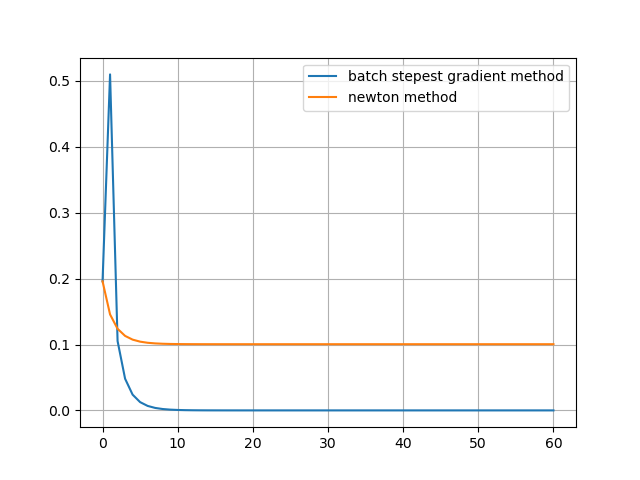

Source code (Python):
import re
import numpy as np
from numpy import random
import dataset
import matplotlib.pyplot as plt


def J(xs,ys,w,lam):
    xs = xs.reshape(200,4)
    ans = 0
    for x,y in zip(xs,ys):
        ans += sum(1+np.exp(-y*np.dot(w,x)))
    for i in w:
        ans += lam * np.dot(i.T,i)
    return ans / ys.size

def grad(xs,ys,w,lam):
    ys = ys.reshape(200,1)
    w = w.reshape(4,1)
    ans = np.zeros(w.shape)
    for x,y in zip(xs,ys):
        tmp = np.exp(-y* np.dot(w.T,x))
        ans += tmp / (1 + tmp) * (-y * x)
    ans += 2 * lam * w
    return ans / ys.size

def Hessian(xs,ys,w,lam):
    ans = np.zeros((w.shape[0],w.shape[0]))
    for x,y in zip(xs,ys):
        tmp = np.exp(-y* np.dot(w.T,x))
        ans += tmp / ((1+tmp)*(1+tmp)) * np.dot(x,x.T)
    ans += 2 * lam * np.eye(w.shape[0])
    return ans



x, y = dataset.dataset4()
lam = 0.001
firstAlpha = 1.0
c = np.random.rand()
p = np.random.rand()
epochNum = 60
firstWs = ( np.random.rand(3,4) - 0.5 ) * 2
ys = np.identity(3)[y] * 2 - 1
x = x.reshape(200,4,1)
print("Training")
print("step")
print("c:{}".format(c))
print("p:{}".format(p))

#batch stepest gradient method
print("batch stepest gradient method")
stepestJs = []
ws = np.copy(firstWs)
alpha = firstAlpha
stepestJs.append(J(x,ys,ws,lam))
for i in range(epochNum):
    for k in range(3):
        y = ys[:,k]
        w = ws[k]
        g = grad(x,y,w,lam)
        #if J(x,y,w - alpha * g,lam) <= J(x,y,w,lam) + c*p*sum(g*g):
        #    alpha = p*alpha
        ws[k] -= (alpha / np.sqrt(i+1) * g).reshape(4)
    stepestJs.append(J(x,ys,ws,lam))
print(stepestJs)



# newton method
print("newton method")
alpha = firstAlpha
newtonJs = []
ws = np.copy(firstWs)
newtonJs.append(J(x,ys,ws,lam))
for i in range(epochNum):
    for k in range(3):
        y = ys[:,k]
        w = ws[k]
        g = grad(x,y,w,lam)
        d = np.dot(np.linalg.inv(Hessian(x,y,w,lam)), g)
        #if J(x,y,w - alpha * d,lam) <= J(x,y,w,lam) + c*p*sum(g*d):
        #    alpha = p*alpha
        ws[k] -= (alpha / np.sqrt(i+1) * d).reshape(4)
    newtonJs.append(J(x,ys,ws,lam))
print(newtonJs)

# result print
print("batch stepest gradient method result")
print("first : {}".format(stepestJs[0]))
print("finish : {}".format(stepestJs[-1]))
print("newton method result")
print("first : {}".format(newtonJs[0]))
print("finish : {}".format(newtonJs[-1]))

# create figure
best = min(stepestJs[-1],newtonJs[-1])

fig = plt.figure()
epoch = [ i for i in range(epochNum + 1)]
plt.plot(epoch, stepestJs - best, label = "batch stepest gradient method")
plt.plot(epoch, newtonJs - best, label = "newton method")
plt.legend()
plt.grid()
fig.show()
fig.savefig("problem1-2.png")